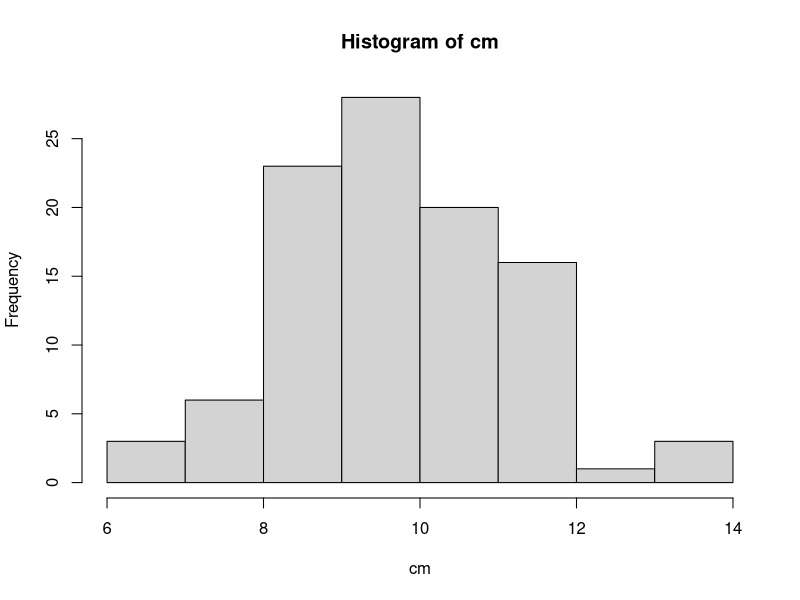

The R script that drew this image:
# -----------------------------------------------------
# Chapter 13: Simulation 

# One of the great advantages of using a statistical programming language like 
# R is its vast collection of tools for simulating random numbers.

# This lesson assumes familiarity with a few common probability distributions, 
# but these topics will only be discussed with respect to random number 
# generation. Even if you have no prior experience with these concepts, you 
# should be able to complete the lesson and understand the main ideas.

# The first function we'll use to generate random numbers is sample().
# Use ?sample to pull up the documentation.

?sample

# Let's simulate rolling four six-sided dice: sample(1:6, 4, replace = TRUE)   

sample(1:6, 4, replace = TRUE)
# [1] 3 1 2 4

# Now repeat the command to see how your result differs. (The
# probability of rolling the exact same result is (1/6)^4 = 0.00077,
# which is pretty small!)

sample(1:6, 4, replace = TRUE)
# [1] 1 1 5 2

# sample(1:6, 4, replace = TRUE) instructs R to randomly select four numbers 
# between 1 and 6, WITH replacement. Sampling with replacement simply means 
# that each number is "replaced" after it is selected, so that the same number 
# can show up more than once. This is what we want here, since what you roll on 
# one die shouldn't affect what you roll on any of the others.

# Now sample 10 numbers between 1 and 20, WITHOUT replacement. To sample
# without replacement, simply leave off the 'replace' argument.

sample(1:20, 10)
#  [1]  4  3 14  1 19 10 15 18  7 13

# Since the last command sampled without replacement, no number appears
# more than once in the output.

# LETTERS is a predefined variable in R containing a vector of all 26
# letters of the English alphabet. Take a look at it now.

LETTERS
# Output
#  [1] "A" "B" "C" "D" "E" "F" "G" "H" "I" "J" "K" "L" "M" "N" "O" "P" "Q"
# [18] "R" "S" "T" "U" "V" "W" "X" "Y" "Z"

# The sample() function can also be used to permute, or rearrange, the elements 
# of a vector. For example, try sample(LETTERS) to permute all 26 letters of 
# the English alphabet.

sample(LETTERS)
# Output
#  [1] "J" "Y" "O" "U" "M" "Z" "N" "B" "D" "C" "G" "X" "A" "R" "F" "I" "Q"
# [18] "K" "H" "T" "E" "P" "S" "V" "L" "W"

# This is identical to taking a sample of size 26 from LETTERS, without 
# replacement. When the 'size' argument to sample() is not specified, R takes a 
# sample equal in size to the vector from which you are sampling.

# Now, suppose we want to simulate 100 flips of an unfair two-sided coin. This 
# particular coin has a 0.3 probability of landing 'tails' and a 0.7 
# probability of landing 'heads'.

# Let the value 0 represent tails and the value 1 represent heads. Use sample() 
# to draw a sample of size 100 from the vector c(0,1), with replacement. Since 
# the coin is unfair, we must attach specific probabilities to the values 0 
# (tails) and 1 (heads) with a fourth argument, prob = c(0.3, 0.7). Assign the 
# result to a new variable called flips.

flips <- sample(c(0,1), 100, replace = TRUE, prob = c(0.3, 0.7))

# View the contents of the flips variable.

flips
# Output
#   [1] 1 1 1 1 0 1 1 1 0 0 1 1 0 0 1 0 1 1 1 1 1 0 1 1 1 1 1 1 1 1 1 0 0 1
#  [35] 0 1 0 1 1 1 1 0 1 1 1 1 1 1 0 1 0 1 1 1 1 1 0 1 1 0 0 1 1 0 1 0 1 0
#  [69] 1 1 1 1 1 1 1 1 0 1 1 0 0 1 1 1 1 1 1 1 1 0 1 0 1 0 0 1 1 1 1 1

# Since we set the probability of landing heads on any given flip to be 0.7, 
# we'd expect approximately 70 of our coin flips to have the value 1. Count the 
# actual number of 1s contained in flips using the sum() function.

sum(flips)
# [1] 73

# A coin flip is a binary outcome (0 or 1) and we are performing 100 independent 
# trials (coin flips), so we can use rbinom() to simulate a binomial random 
# variable. Pull up the documentation for rbinom() using ?rbinom.

?rbinom

# Each probability distribution in R has an r*** function (for "random"), a 
# d*** function (for "density"), a p*** (for "probability"), and q*** 
# (for "quantile"). We are most interested in the r*** functions in this 
# lesson, but I encourage you to explore the others on your own.

# A binomial random variable represents the number of 'successes' (heads) in a 
# given number of independent 'trials' (coin flips). Therefore, we can generate 
# a single random variable that represents the number of heads in 100 flips of 
# our unfair coin using rbinom(1, size = 100, prob = 0.7). Note that you only 
# specify the probability of 'success' (heads) and NOT the probability of 
# 'failure' (tails). 

rbinom(1, size = 100, prob = 0.7)
# [1] 75

# Equivalently, if we want to see all of the 0s and 1s, we can request 100 
# observations, each of size 1, with success probability of 0.7. Give it a try, 
# assigning the result to a new variable called flips2.

flips2 <- rbinom(100, size = 1, prob = 0.7)

# View the contents of flips2.

flips2
# Output
# [1] 1 1 0 1 1 0 1 1 0 1 1 1 1 0 1 0 1 1 1 1 0 0 0 0 0 1 0 0 1 0 0 0 1 0
# [35] 1 0 1 1 1 1 1 1 1 1 0 1 1 1 1 1 1 1 0 0 1 1 1 1 1 1 0 1 1 1 1 1 1 1
# [69] 1 0 1 0 1 1 1 1 1 0 1 1 0 0 1 1 0 1 0 0 1 1 1 1 1 0 1 1 1 0 1 0

# Now use sum() to count the number of 1s (heads) in flips2. 
# It should be close to 70!

sum(flips2)
# [1] 68

# Similar to rbinom(), we can use R to simulate random numbers from many other 
# probability distributions. Pull up the documentation for rnorm() now.

?rnorm

# The standard normal distribution has mean 0 and standard deviation 1. As you 
# can see under the 'Usage' section in the documentation, the default values for 
# the 'mean' and 'sd' arguments to rnorm() are 0 and 1, respectively. Thus, 
# rnorm(10) will generate 10 random numbers from a standard normal distribution. 

rnorm(10)
# Output
# [1] -0.3511606  0.7167607 -0.2088030  1.2765002 -1.1883914 -1.7137380
# [7] -1.9561878 -1.3176539  0.4809290  0.1418312

# Now do the same, except with a mean of 100 and a standard deviation of 25.

rnorm(10, 100, 25)
# Output
# [1] 112.56164  90.81792  74.54064 117.71337 136.67472 130.81112
# [7]  57.27524 114.54598 109.10174 137.80584

# Finally, what if we want to simulate 100 *groups* of random numbers, each
# containing 5 values generated from a Poisson distribution with mean 10? Let's 
# start with one group of 5 numbers, then I'll show you how to repeat the 
# operation 100 times in a convenient and compact way.

# Generate 5 random values from a Poisson distribution with mean 10.
# Check out the documentation for rpois() if you need help.

rpois(5, 10)
# [1] 5 9 7 7 7

# Now use replicate(100, rpois(5, 10)) to perform this operation 100
# times. Store the result in a new variable called my_pois.

my_pois <- replicate(100, rpois(5, 10))

# Take a look at the contents of my_pois.

my_pois
# Output
#      [,1] [,2] [,3] [,4] [,5] [,6] [,7] [,8] [,9] [,10] [,11] [,12]
# [1,]   13   15   14    9   13   13    9    8   15    13    11    10
# [2,]    9    7   17   14   10   11    7    7   13    13     5     9
# [3,]    5    3   11   12   10    7   16   15    5    11    10    16
# [4,]    8    6   16    5   10    8   11   13    6    11     9     9
# [5,]   15    6    6   11    8   13   10   10    9     9     9     7
#      [,13] [,14] [,15] [,16] [,17] [,18] [,19] [,20] [,21] [,22] [,23]
# [1,]     7     8     7    12    12    11    10     9     3     9    12
# [2,]    13    10     5     7     9    12     5     7     8    10    11
# [3,]    12    14     4    13    10    12    12     5    13    10    16
# [4,]    12    10    20    18    14    14     7    15     9    16    10
# [5,]    13    11     8     7     8    13     7     8     8     5     9
#      [,24] [,25] [,26] [,27] [,28] [,29] [,30] [,31] [,32] [,33] [,34]
# [1,]    10     8    15    10     7     8     8     8    12     7     8
# [2,]    11     4     9     7     8    14    12     4     7    11    11
# [3,]     6    10    15     6     7     6     8     9    10    13    10
# [4,]     6     7     8    17    12    12    22     8     8     9    19
# [5,]    16     7     7     9    11    10    12     5    11    10     8
#      [,35] [,36] [,37] [,38] [,39] [,40] [,41] [,42] [,43] [,44] [,45]
# [1,]    13     6    11    11     5     7     9     8    12    13     9
# [2,]     7    18     3     7     7     6     8    14    10     9     9
# [3,]    16     8    15    11    13     4     6     7     5    10    10
# [4,]     8     7    14    11    12    13    11     6     8    12     5
# [5,]     8    10     3    11     9     5    11    12     7    10     5
#      [,46] [,47] [,48] [,49] [,50] [,51] [,52] [,53] [,54] [,55] [,56]
# [1,]    15     8    13     5    17    14     9    10     7     8    11
# [2,]    10    12    10     8    13     8    12    14    11    11     9
# [3,]    12    13    11     8    11     9     8    14    10    15     7
# [4,]     7    13     3    11    11    11     7    10    11    12    11
# [5,]     8    12     6     6     9    13     6    12    10     9     9
#      [,57] [,58] [,59] [,60] [,61] [,62] [,63] [,64] [,65] [,66] [,67]
# [1,]     8     6     7     8     6    11    12    10     4    12     7
# [2,]     9    13    10     7    10     9     9    12    14     5    10
# [3,]     6    12    11    13     9    12    10    11    13    12     5
# [4,]    11    12     7    11     9    11    16    13     5     9     6
# [5,]     9    11    12     9     6     8     8    17     9    10    13
#      [,68] [,69] [,70] [,71] [,72] [,73] [,74] [,75] [,76] [,77] [,78]
# [1,]    10    12    11    15     8    15    16     9    10    20     4
# [2,]    12    11     4    10    16     7    13     8     7     8     6
# [3,]    13     8     8     9     8    12    12    10    11     4    14
# [4,]     9    11     9     8    12    11    14    10     9     7    16
# [5,]     9     7     5    12    10    11    11    12    10    14    14
#      [,79] [,80] [,81] [,82] [,83] [,84] [,85] [,86] [,87] [,88] [,89]
# [1,]    11     8     7    10    11    14     8    11     7     8    15
# [2,]    13    10     8    12    13    10    13    14    11     7    12
# [3,]    11    12     9     9     9     8    15     8    10     5     9
# [4,]    13    14    13    12    11    19    11    10     8    10     6
# [5,]    11    13     7    10    14     8    12     8     7    12    15
#      [,90] [,91] [,92] [,93] [,94] [,95] [,96] [,97] [,98] [,99] [,100]
# [1,]     5    10     8     7     6     8    15    14    11    10     15
# [2,]    10    10    13     9    14     8    12    12     6    13      5
# [3,]     9    12     6     8     4     7    13    10    12     8      8
# [4,]     9     9     9     6    11    13    14     6     8     6     12
# [5,]    13    10     9     7     9     5    12    13    13    10     11


# replicate() created a matrix, each column of which contains 5 random numbers 
# generated from a Poisson distribution with mean 10. Now we can find the mean 
# of each column in my_pois using the colMeans() function. Store the result in 
# a variable called cm.

cm <- colMeans(my_pois)

# And let's take a look at the distribution of our column means by
# plotting a histogram with hist(cm).

hist(cm)
# look > 13 Simulation figure 1 

# Looks like our column means are almost normally distributed, right? That's 
# the Central Limit Theorem at work, but that's a lesson for another day!

# All of the standard probability distributions are built into R, including 
# exponential (rexp()), chi-squared (rchisq()), gamma (rgamma()), .... 
# Well, you see the pattern.

# Simulation is practically a field of its own and we've only skimmed
# the surface of what's possible. I encourage you to explore these and
# other functions further on your own.